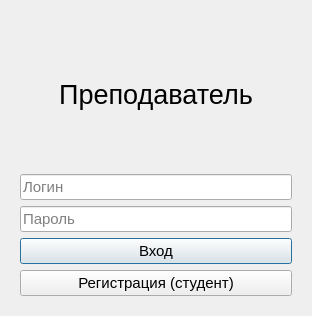
<?xml version="1.0" encoding="UTF-8"?>
<ui version="4.0">
 <class>entrance_form</class>
 <widget class="QDialog" name="entrance_form">
  <property name="geometry">
   <rect>
    <x>0</x>
    <y>0</y>
    <width>309</width>
    <height>316</height>
   </rect>
  </property>
  <property name="windowTitle">
   <string>Вход</string>
  </property>
  <property name="sizeGripEnabled">
   <bool>false</bool>
  </property>
  <property name="modal">
   <bool>false</bool>
  </property>
  <layout class="QVBoxLayout" name="verticalLayout_3">
   <item>
    <widget class="QStackedWidget" name="stackedWidget">
     <property name="sizePolicy">
      <sizepolicy hsizetype="Minimum" vsizetype="Minimum">
       <horstretch>0</horstretch>
       <verstretch>0</verstretch>
      </sizepolicy>
     </property>
     <property name="currentIndex">
      <number>0</number>
     </property>
     <widget class="QWidget" name="login_page">
      <layout class="QVBoxLayout" name="verticalLayout_5">
       <item>
        <widget class="QLabel" name="label">
         <property name="font">
          <font>
           <pointsize>20</pointsize>
          </font>
         </property>
         <property name="text">
          <string>Преподаватель</string>
         </property>
         <property name="alignment">
          <set>Qt::AlignCenter</set>
         </property>
        </widget>
       </item>
       <item>
        <layout class="QVBoxLayout" name="verticalLayout">
         <item>
          <widget class="QLineEdit" name="login_input">
           <property name="font">
            <font>
             <pointsize>11</pointsize>
             <kerning>true</kerning>
            </font>
           </property>
           <property name="text">
            <string/>
           </property>
           <property name="placeholderText">
            <string>Логин</string>
           </property>
          </widget>
         </item>
         <item>
          <widget class="QLineEdit" name="password_input">
           <property name="font">
            <font>
             <pointsize>11</pointsize>
            </font>
           </property>
           <property name="text">
            <string/>
           </property>
           <property name="placeholderText">
            <string>Пароль</string>
           </property>
          </widget>
         </item>
         <item>
          <widget class="QPushButton" name="entrance_button">
           <property name="font">
            <font>
             <pointsize>11</pointsize>
            </font>
           </property>
           <property name="text">
            <string>Вход</string>
           </property>
          </widget>
         </item>
         <item>
          <widget class="QPushButton" name="button_registration">
           <property name="font">
            <font>
             <pointsize>11</pointsize>
            </font>
           </property>
           <property name="text">
            <string>Регистрация (студент)</string>
           </property>
          </widget>
         </item>
        </layout>
       </item>
      </layout>
     </widget>
     <widget class="QWidget" name="menu_page">
      <layout class="QVBoxLayout" name="verticalLayout_6" stretch="0,0,0,0">
       <item>
        <widget class="QPushButton" name="button_add_task">
         <property name="sizePolicy">
          <sizepolicy hsizetype="Minimum" vsizetype="Minimum">
           <horstretch>0</horstretch>
           <verstretch>0</verstretch>
          </sizepolicy>
         </property>
         <property name="font">
          <font>
           <pointsize>12</pointsize>
          </font>
         </property>
         <property name="text">
          <string>Добавить задание</string>
         </property>
        </widget>
       </item>
       <item>
        <widget class="QPushButton" name="button_edit_task">
         <property name="sizePolicy">
          <sizepolicy hsizetype="Minimum" vsizetype="Minimum">
           <horstretch>0</horstretch>
           <verstretch>0</verstretch>
          </sizepolicy>
         </property>
         <property name="font">
          <font>
           <pointsize>12</pointsize>
          </font>
         </property>
         <property name="text">
          <string>Редактировать задание</string>
         </property>
        </widget>
       </item>
       <item>
        <widget class="QPushButton" name="button_check_task">
         <property name="sizePolicy">
          <sizepolicy hsizetype="Minimum" vsizetype="Minimum">
           <horstretch>0</horstretch>
           <verstretch>0</verstretch>
          </sizepolicy>
         </property>
         <property name="font">
          <font>
           <pointsize>12</pointsize>
          </font>
         </property>
         <property name="text">
          <string>Проверить задание</string>
         </property>
        </widget>
       </item>
       <item>
        <widget class="QPushButton" name="button_new_teacher">
         <property name="sizePolicy">
          <sizepolicy hsizetype="Minimum" vsizetype="Minimum">
           <horstretch>0</horstretch>
           <verstretch>0</verstretch>
          </sizepolicy>
         </property>
         <property name="font">
          <font>
           <pointsize>12</pointsize>
          </font>
         </property>
         <property name="text">
          <string>Регистрация преподавателя</string>
         </property>
        </widget>
       </item>
      </layout>
     </widget>
     <widget class="QWidget" name="teacher_register_page">
      <layout class="QVBoxLayout" name="verticalLayout_4" stretch="1,1,1,1,1,1">
       <item>
        <widget class="QLabel" name="teacher_register_label">
         <property name="sizePolicy">
          <sizepolicy hsizetype="Minimum" vsizetype="Minimum">
           <horstretch>0</horstretch>
           <verstretch>0</verstretch>
          </sizepolicy>
         </property>
         <property name="font">
          <font>
           <pointsize>12</pointsize>
          </font>
         </property>
         <property name="text">
          <string>Регистрация преподавателя</string>
         </property>
         <property name="alignment">
          <set>Qt::AlignCenter</set>
         </property>
        </widget>
       </item>
       <item>
        <widget class="QLineEdit" name="reg_teacher_personal_name_input">
         <property name="sizePolicy">
          <sizepolicy hsizetype="Expanding" vsizetype="Fixed">
           <horstretch>0</horstretch>
           <verstretch>0</verstretch>
          </sizepolicy>
         </property>
         <property name="font">
          <font>
           <pointsize>12</pointsize>
          </font>
         </property>
         <property name="placeholderText">
          <string>ФИО</string>
         </property>
        </widget>
       </item>
       <item>
        <widget class="QLineEdit" name="reg_teacher_login_input">
         <property name="sizePolicy">
          <sizepolicy hsizetype="Expanding" vsizetype="Fixed">
           <horstretch>0</horstretch>
           <verstretch>0</verstretch>
          </sizepolicy>
         </property>
         <property name="font">
          <font>
           <pointsize>12</pointsize>
          </font>
         </property>
         <property name="placeholderText">
          <string>Логин</string>
         </property>
        </widget>
       </item>
       <item>
        <widget class="QLineEdit" name="reg_teacher_password_1">
         <property name="sizePolicy">
          <sizepolicy hsizetype="Expanding" vsizetype="Fixed">
           <horstretch>0</horstretch>
           <verstretch>0</verstretch>
          </sizepolicy>
         </property>
         <property name="font">
          <font>
           <pointsize>12</pointsize>
          </font>
         </property>
         <property name="placeholderText">
          <string>Пароль</string>
         </property>
        </widget>
       </item>
       <item>
        <widget class="QLineEdit" name="reg_teacher_password_2">
         <property name="sizePolicy">
          <sizepolicy hsizetype="Expanding" vsizetype="Fixed">
           <horstretch>0</horstretch>
           <verstretch>0</verstretch>
          </sizepolicy>
         </property>
         <property name="font">
          <font>
           <pointsize>12</pointsize>
          </font>
         </property>
         <property name="placeholderText">
          <string>Повторите пароль</string>
         </property>
        </widget>
       </item>
       <item>
        <widget class="QPushButton" name="reg_teacher_button_register">
         <property name="sizePolicy">
          <sizepolicy hsizetype="Minimum" vsizetype="Fixed">
           <horstretch>0</horstretch>
           <verstretch>0</verstretch>
          </sizepolicy>
         </property>
         <property name="font">
          <font>
           <pointsize>12</pointsize>
          </font>
         </property>
         <property name="text">
          <string>Регистрация</string>
         </property>
        </widget>
       </item>
      </layout>
     </widget>
     <widget class="QWidget" name="register_student_page">
      <layout class="QVBoxLayout" name="verticalLayout_2">
       <item>
        <widget class="QLabel" name="student_register_label">
         <property name="sizePolicy">
          <sizepolicy hsizetype="Minimum" vsizetype="Minimum">
           <horstretch>0</horstretch>
           <verstretch>0</verstretch>
          </sizepolicy>
         </property>
         <property name="font">
          <font>
           <pointsize>12</pointsize>
          </font>
         </property>
         <property name="text">
          <string>Регистрация студента</string>
         </property>
         <property name="alignment">
          <set>Qt::AlignCenter</set>
         </property>
        </widget>
       </item>
       <item>
        <widget class="QLineEdit" name="reg_student_personal_name_input">
         <property name="sizePolicy">
          <sizepolicy hsizetype="Expanding" vsizetype="Fixed">
           <horstretch>0</horstretch>
           <verstretch>0</verstretch>
          </sizepolicy>
         </property>
         <property name="font">
          <font>
           <pointsize>12</pointsize>
          </font>
         </property>
         <property name="placeholderText">
          <string>ФИО</string>
         </property>
        </widget>
       </item>
       <item>
        <widget class="QLineEdit" name="reg_student_login_input">
         <property name="sizePolicy">
          <sizepolicy hsizetype="Expanding" vsizetype="Fixed">
           <horstretch>0</horstretch>
           <verstretch>0</verstretch>
          </sizepolicy>
         </property>
         <property name="font">
          <font>
           <pointsize>12</pointsize>
          </font>
         </property>
         <property name="placeholderText">
          <string>Логин</string>
         </property>
        </widget>
       </item>
       <item>
        <widget class="QLineEdit" name="reg_student_password">
         <property name="sizePolicy">
          <sizepolicy hsizetype="Expanding" vsizetype="Fixed">
           <horstretch>0</horstretch>
           <verstretch>0</verstretch>
          </sizepolicy>
         </property>
         <property name="font">
          <font>
           <pointsize>12</pointsize>
          </font>
         </property>
         <property name="placeholderText">
          <string>Пароль</string>
         </property>
        </widget>
       </item>
       <item>
        <widget class="QPushButton" name="reg_student_button_register">
         <property name="sizePolicy">
          <sizepolicy hsizetype="Minimum" vsizetype="Fixed">
           <horstretch>0</horstretch>
           <verstretch>0</verstretch>
          </sizepolicy>
         </property>
         <property name="font">
          <font>
           <pointsize>12</pointsize>
          </font>
         </property>
         <property name="text">
          <string>Регистрация</string>
         </property>
        </widget>
       </item>
      </layout>
     </widget>
     <widget class="QWidget" name="choice_of_edited_task_page">
      <layout class="QVBoxLayout" name="verticalLayout_7">
       <item>
        <widget class="QLabel" name="choise_of_edited_task_label">
         <property name="font">
          <font>
           <pointsize>12</pointsize>
          </font>
         </property>
         <property name="text">
          <string>Выбор задания для редактирования</string>
         </property>
        </widget>
       </item>
       <item>
        <widget class="QListWidget" name="list_of_edited_tasks">
         <property name="font">
          <font>
           <pointsize>10</pointsize>
          </font>
         </property>
        </widget>
       </item>
      </layout>
     </widget>
    </widget>
   </item>
  </layout>
 </widget>
 <tabstops>
  <tabstop>login_input</tabstop>
  <tabstop>password_input</tabstop>
  <tabstop>entrance_button</tabstop>
  <tabstop>button_registration</tabstop>
 </tabstops>
 <resources/>
 <connections/>
</ui>
